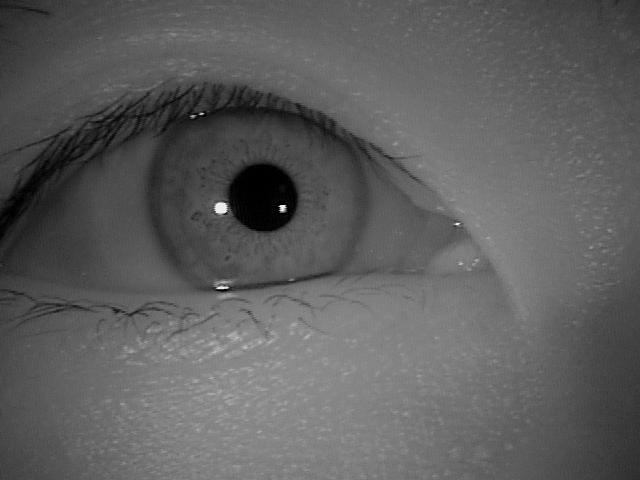
#> input picture src/demo/dataset-test/Alessio/L/S5001L00.jpg, 640 x 480 px, found by its file name; its folder holds only this picture in this run
$ python iris_recognition.py
#> lines starting #> are read from the running program, lines starting #| are printed output that depends on the picture; after the words box and inside, x2 and y2 are one past the last pixel; in counts of white or black regions, pixels touching at a corner belong together
import os

import cv2
import numpy as np

def find_pupil(image):

    # Preprocessing: Smooth the image to reduce noise
    blurred = cv2.GaussianBlur(image, (9, 9), 2)

    # Use Hough Circle Transform to detect circles (approximates iris)
    circles = cv2.HoughCircles(blurred, cv2.HOUGH_GRADIENT, dp=1.2, minDist=30,
                               param1=50, param2=30, minRadius=20, maxRadius=60)

    # Check if any circle is detected
    if circles is not None:
        circles = np.round(circles[0, :]).astype("int")

        # Find the center of the image
        img_center = (image.shape[1] // 2, image.shape[0] // 2)

        # Calculate distances of each circle from the image center
        distances = [np.sqrt((x - img_center[0]) ** 2 + (y - img_center[1]) ** 2) for x, y, r in circles]

        # Get the circle with the smallest distance
        nearest_circle_idx = np.argmin(distances)
        return circles[nearest_circle_idx]
    else:
        print("No circles detected.")

def extract_iris(image, pupil_center, pupil_radius, iris_radius_multiplier=2.5):
    x, y = pupil_center
    iris_radius = int(pupil_radius * iris_radius_multiplier)  # Calculate the iris radius

    # Create a blank mask
    mask = np.zeros_like(image, dtype=np.uint8)

    # Draw the iris circle on the mask
    cv2.circle(mask, (x, y), iris_radius, 255, -1)

    # Extract the iris region
    iris_region = cv2.bitwise_and(image, image, mask=mask)

    return iris_region, mask

if __name__ == '__main__':
    folder = "../data/datasets/CASIA-Iris-Thousand/CASIA-Iris-Thousand/000/L/"
    for path in os.listdir(folder):
        image = cv2.imread(os.path.join(folder, path), cv2.IMREAD_GRAYSCALE)
#> image is the input picture: shape (480, 640); min 0, max 255, mean 93.8
        x, y, r = find_pupil(image)
#> in find_pupil, `circles = cv2.HoughCircles(blurred, cv2.HOUGH_GRADIENT, dp=1.2, minDis..`: circles = [[263.4, 198.6, 34.4]]
#> in find_pupil, `circles = np.round(circles[0, :]).astype("int")`: circles = [[263, 199, 34]]
#> in find_pupil, `distances = [np.sqrt((x - img_center[0]) ** 2 + (y - img_center[1]) **..`: distances = [70.21]
#> in find_pupil, `nearest_circle_idx = np.argmin(distances)`: nearest_circle_idx = 0
#> x = 263; y = 199; r = 34
        iris_region, mask = extract_iris(image, (x, y), r)
#> in extract_iris, `x, y = pupil_center`: x = 263; y = 199
#> in extract_iris, `iris_radius = int(pupil_radius * iris_radius_multiplier)`: iris_radius = 85
#> in extract_iris, `cv2.circle(mask, (x, y), iris_radius, 255, -1)`:
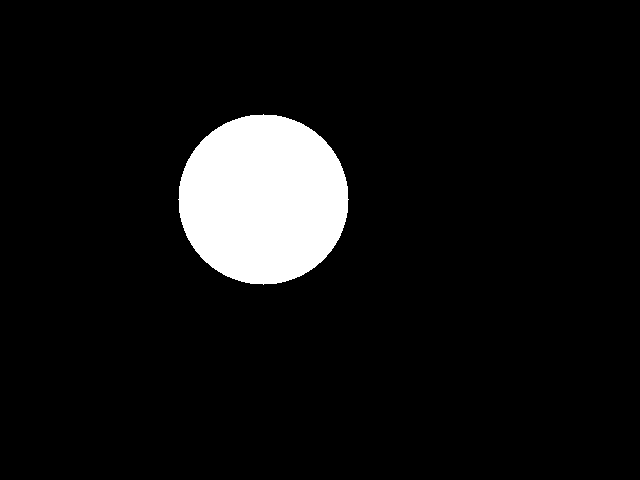
#> mask: shape (480, 640); 7.4% white; 1 white region, box (x1, y1, x2, y2) and area: (178, 114, 349, 285) 22701
#> in extract_iris, `iris_region = cv2.bitwise_and(image, image, mask=mask)`:
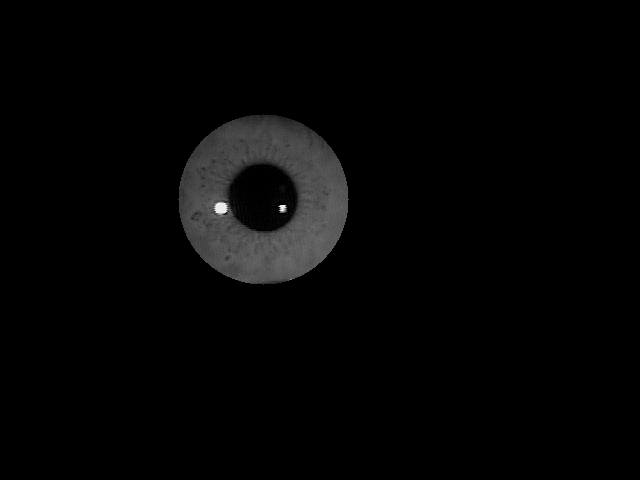
#> iris_region: shape (480, 640); min 0, max 255, mean 4.8

        cv2.imshow(path, iris_region)
    cv2.waitKey(0)

$ run again, on src/demo/dataset-test/Alessio/L/S5001L04.jpg
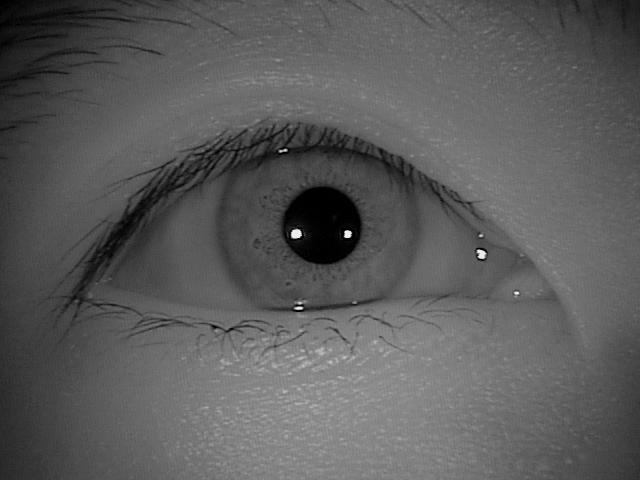
#> input picture src/demo/dataset-test/Alessio/L/S5001L04.jpg, 640 x 480 px, found by its file name
#> image is the input picture: shape (480, 640); min 0, max 255, mean 91.2
#> in find_pupil, `circles = cv2.HoughCircles(blurred, cv2.HOUGH_GRADIENT, dp=1.2, minDis..`: circles = [[321, 225, 39.44]]
#> in find_pupil, `circles = np.round(circles[0, :]).astype("int")`: circles = [[321, 225, 39]]
#> distances = [15.03]
#> nearest_circle_idx = 0
#> `x, y, r = find_pupil(image)`: x = 321; y = 225; r = 39
#> in extract_iris, `x, y = pupil_center`: x = 321; y = 225
#> iris_radius = 97
#> in extract_iris, `cv2.circle(mask, (x, y), iris_radius, 255, -1)`:
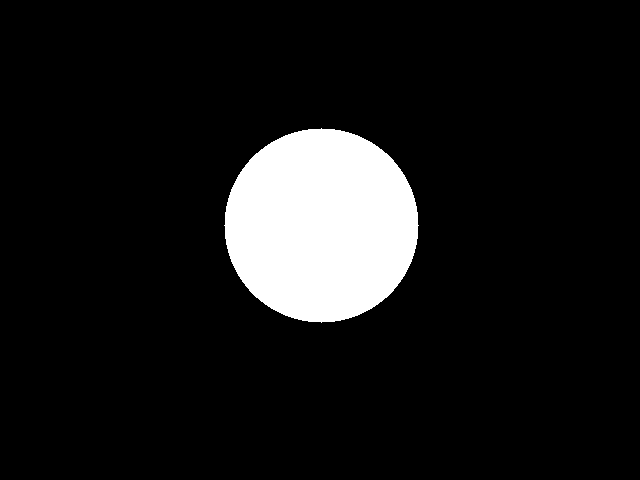
#> mask: shape (480, 640); 9.6% white; 1 white region, box (x1, y1, x2, y2) and area: (224, 128, 419, 323) 29525
#> in extract_iris, `iris_region = cv2.bitwise_and(image, image, mask=mask)`:
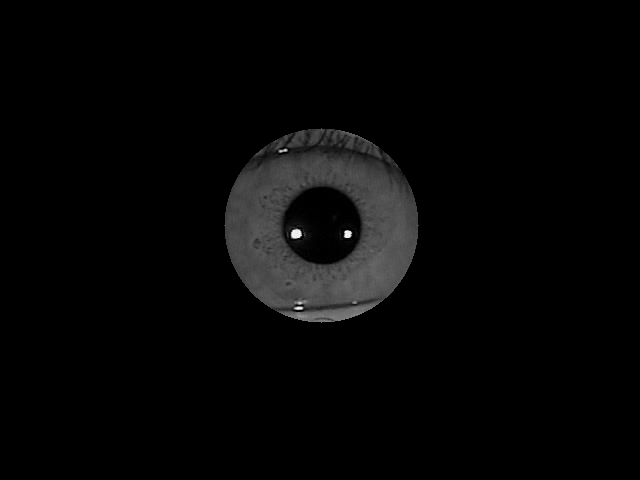
#> iris_region: shape (480, 640); min 0, max 255, mean 5.9

$ run again, on src/demo/dataset-test/Alessio/L/S5001L05.jpg
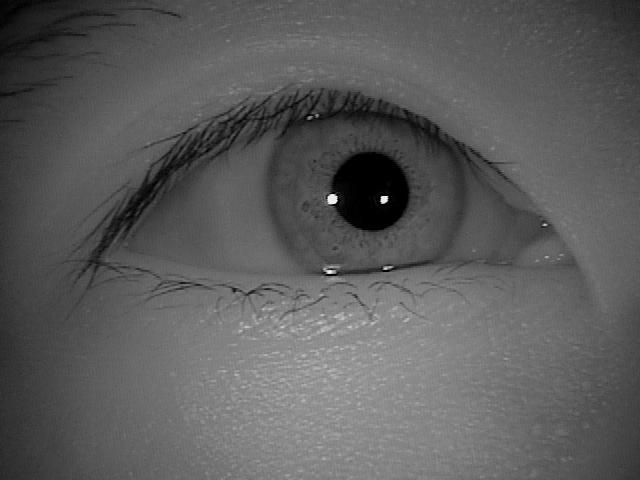
#> input picture src/demo/dataset-test/Alessio/L/S5001L05.jpg, 640 x 480 px, found by its file name
#> image is the input picture: shape (480, 640); min 0, max 255, mean 91.6
#> in find_pupil, `circles = cv2.HoughCircles(blurred, cv2.HOUGH_GRADIENT, dp=1.2, minDis..`: circles = [[370.2, 190.2, 39.56], [192.6, 109.8, 52.52]]
#> in find_pupil, `circles = np.round(circles[0, :]).astype("int")`: circles = [[370, 190, 40], [193, 110, 53]]
#> distances = [70.71, 181.7]
#> nearest_circle_idx = 0
#> `x, y, r = find_pupil(image)`: x = 370; y = 190; r = 40
#> in extract_iris, `x, y = pupil_center`: x = 370; y = 190
#> iris_radius = 100
#> in extract_iris, `cv2.circle(mask, (x, y), iris_radius, 255, -1)`:
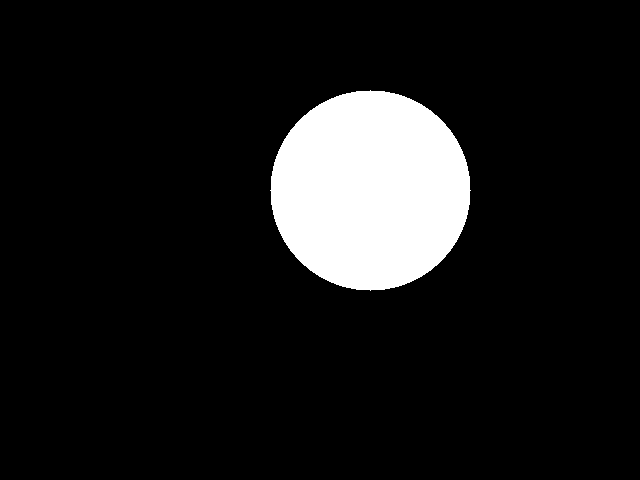
#> mask: shape (480, 640); 10.2% white; 1 white region, box (x1, y1, x2, y2) and area: (270, 90, 471, 291) 31417
#> in extract_iris, `iris_region = cv2.bitwise_and(image, image, mask=mask)`:
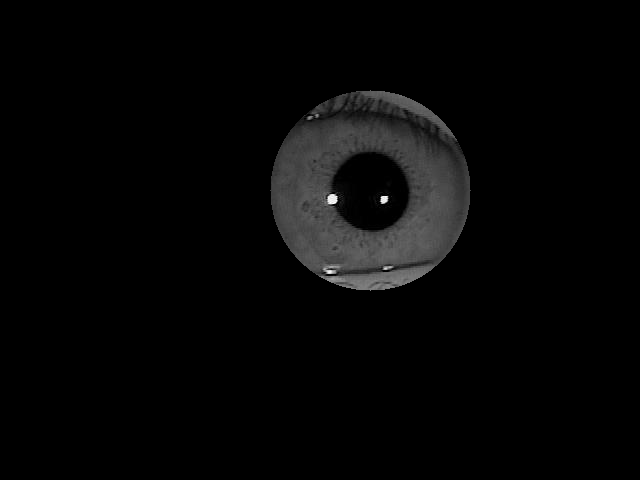
#> iris_region: shape (480, 640); min 0, max 255, mean 6.2

$ run again, on src/demo/dataset-test/Alessio/L/S5001L06.jpg
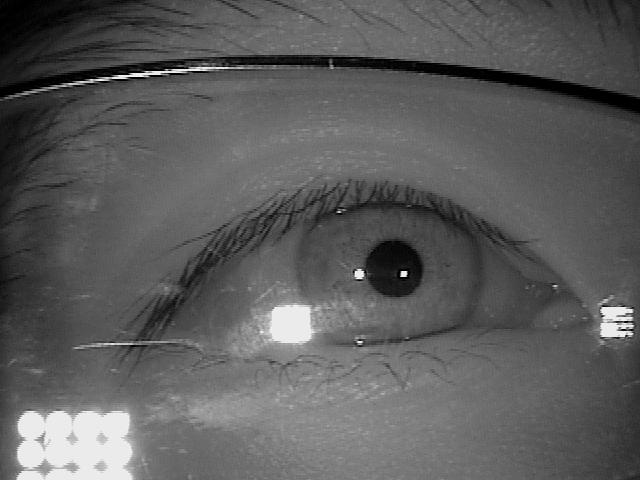
#> input picture src/demo/dataset-test/Alessio/L/S5001L06.jpg, 640 x 480 px, found by its file name
#> image is the input picture: shape (480, 640); min 0, max 255, mean 92.2
#> in find_pupil, `circles = cv2.HoughCircles(blurred, cv2.HOUGH_GRADIENT, dp=1.2, minDis..`: circles = [[391.8, 270.6, 30.92]]
#> in find_pupil, `circles = np.round(circles[0, :]).astype("int")`: circles = [[392, 271, 31]]
#> distances = [78.39]
#> nearest_circle_idx = 0
#> `x, y, r = find_pupil(image)`: x = 392; y = 271; r = 31
#> in extract_iris, `x, y = pupil_center`: x = 392; y = 271
#> iris_radius = 77
#> in extract_iris, `cv2.circle(mask, (x, y), iris_radius, 255, -1)`:
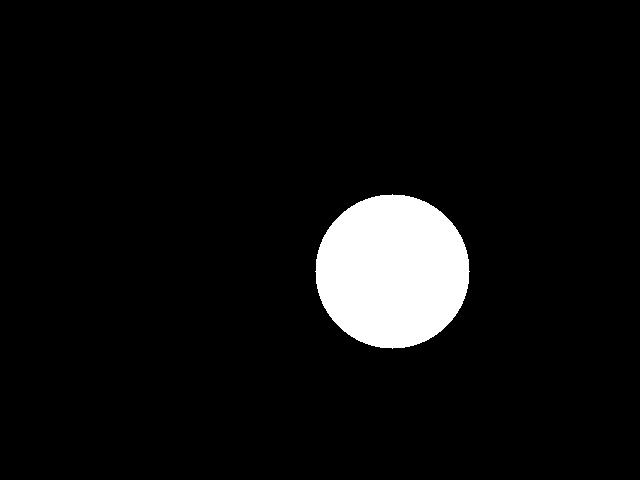
#> mask: shape (480, 640); 6.1% white; 1 white region, box (x1, y1, x2, y2) and area: (315, 194, 470, 349) 18605
#> in extract_iris, `iris_region = cv2.bitwise_and(image, image, mask=mask)`:
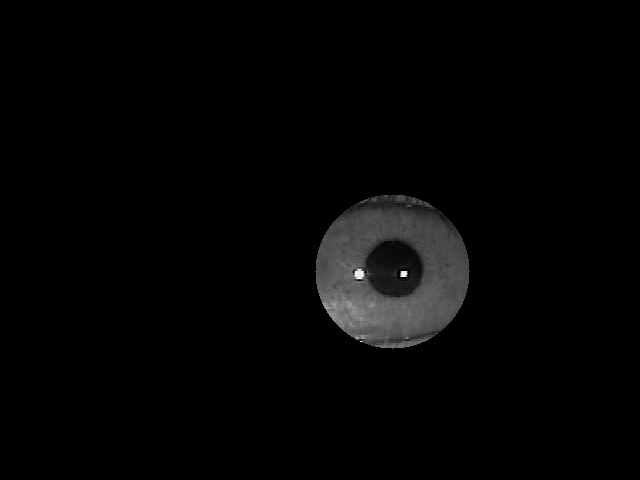
#> iris_region: shape (480, 640); min 0, max 255, mean 4.5

$ run again, on src/demo/dataset-test/Alessio/L/S5001L01.jpg
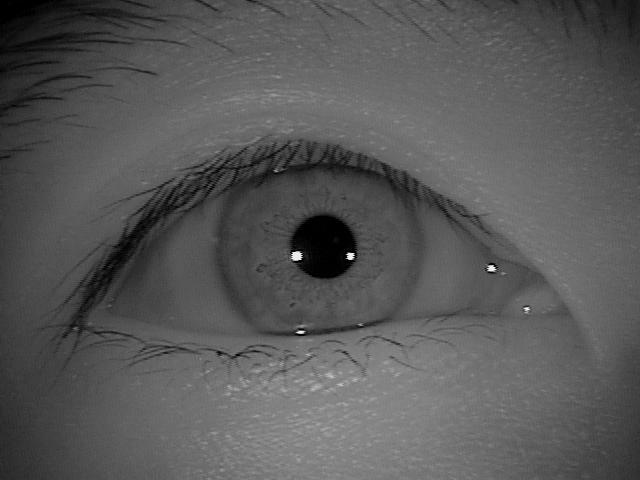
#> input picture src/demo/dataset-test/Alessio/L/S5001L01.jpg, 640 x 480 px, found by its file name
#> image is the input picture: shape (480, 640); min 0, max 255, mean 87.7
#> in find_pupil, `circles = cv2.HoughCircles(blurred, cv2.HOUGH_GRADIENT, dp=1.2, minDis..`: circles = [[322.2, 246.6, 32.12]]
#> in find_pupil, `circles = np.round(circles[0, :]).astype("int")`: circles = [[322, 247, 32]]
#> distances = [7.28]
#> nearest_circle_idx = 0
#> `x, y, r = find_pupil(image)`: x = 322; y = 247; r = 32
#> in extract_iris, `x, y = pupil_center`: x = 322; y = 247
#> iris_radius = 80
#> in extract_iris, `cv2.circle(mask, (x, y), iris_radius, 255, -1)`:
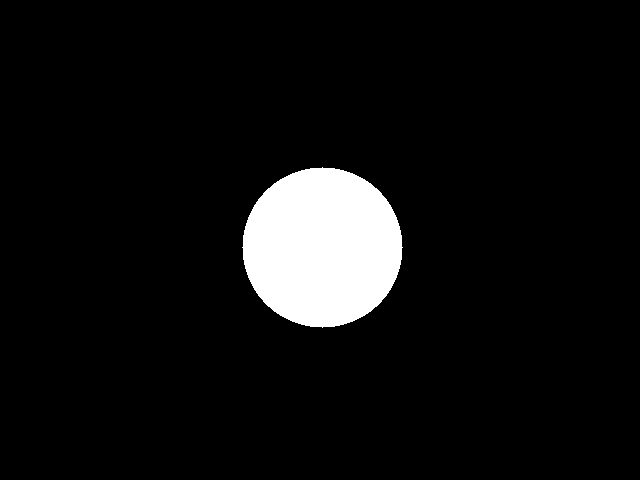
#> mask: shape (480, 640); 6.5% white; 1 white region, box (x1, y1, x2, y2) and area: (242, 167, 403, 328) 20081
#> in extract_iris, `iris_region = cv2.bitwise_and(image, image, mask=mask)`:
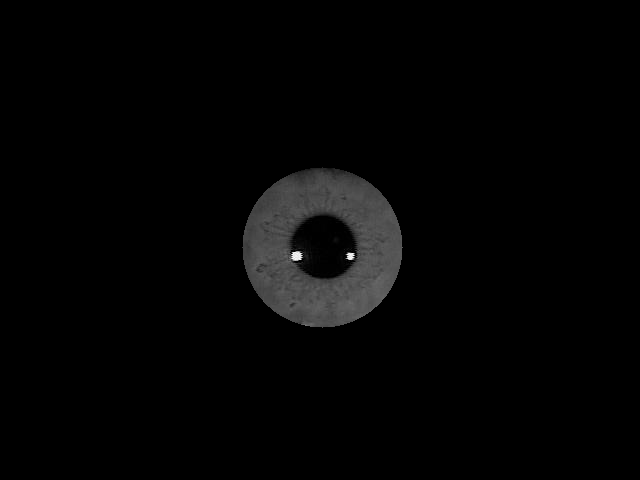
#> iris_region: shape (480, 640); min 0, max 255, mean 4.3
